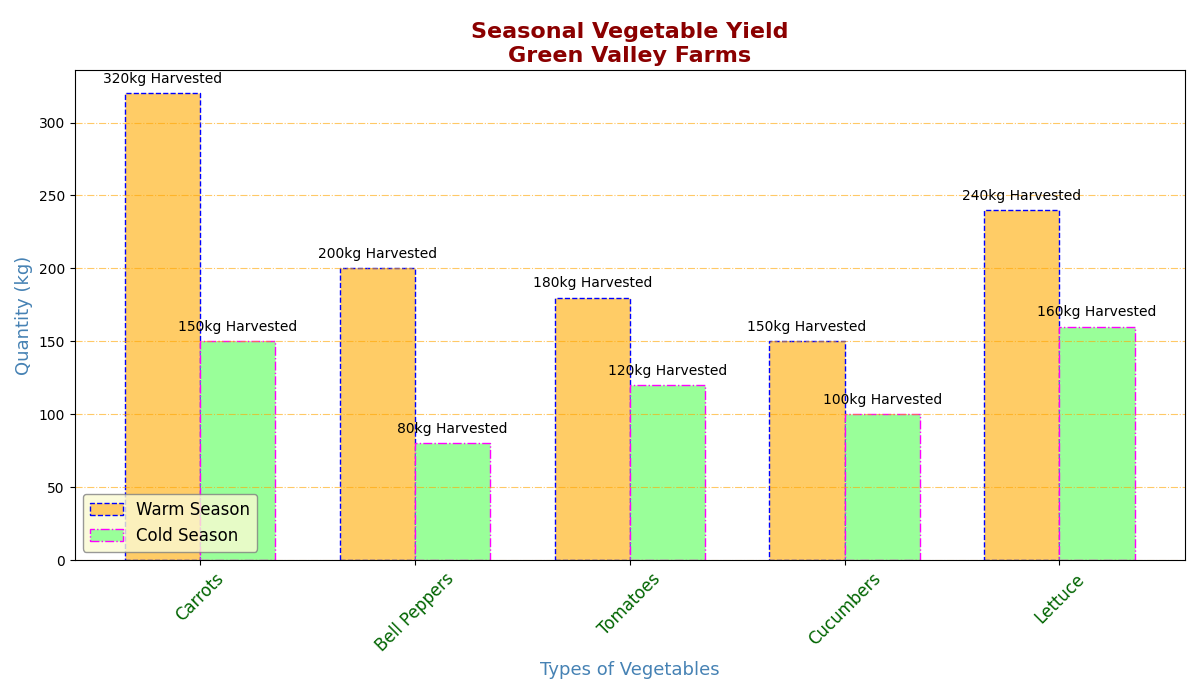

Write Python code to recreate this figure.
import matplotlib.pyplot as plt
import numpy as np

veggie_types = ['Carrots', 'Bell Peppers', 'Tomatoes', 'Cucumbers', 'Lettuce']
summer_harvest = [320, 200, 180, 150, 240]
winter_harvest = [150, 80, 120, 100, 160]
x_positions = np.arange(len(veggie_types))
bar_width = 0.35

fig, ax = plt.subplots(figsize=(12, 7))

# Altered color and style settings
bars_summer = ax.bar(x_positions - bar_width / 2, summer_harvest, bar_width, 
                     label='Warm Season', color='#FFCC66', edgecolor='blue', linestyle='--')
bars_winter = ax.bar(x_positions + bar_width / 2, winter_harvest, bar_width, 
                     label='Cold Season', color='#99FF99', edgecolor='magenta', linestyle='-.')

for bar in bars_summer + bars_winter:
    height = bar.get_height()
    ax.text(bar.get_x() + bar.get_width() / 2, height + 5, f'{height}kg Harvested', 
            ha='center', va='bottom', fontsize=10, weight='normal')

ax.set_xlabel('Types of Vegetables', fontsize=13, weight='normal', color='steelblue')
ax.set_ylabel('Quantity (kg)', fontsize=13, weight='normal', color='steelblue')
ax.set_title('Seasonal Vegetable Yield\nGreen Valley Farms', fontsize=16, weight='bold', color='darkred')

ax.set_xticks(x_positions)
ax.set_xticklabels(veggie_types, rotation=45, fontsize=12, color='darkgreen')

ax.yaxis.grid(True, linestyle='-.', color='orange', alpha=0.6)

ax.legend(loc='lower left', fontsize=12, edgecolor='gray', facecolor='lightgoldenrodyellow')

plt.tight_layout()

plt.subplots_adjust(top=0.9, bottom=0.2)

plt.show()
